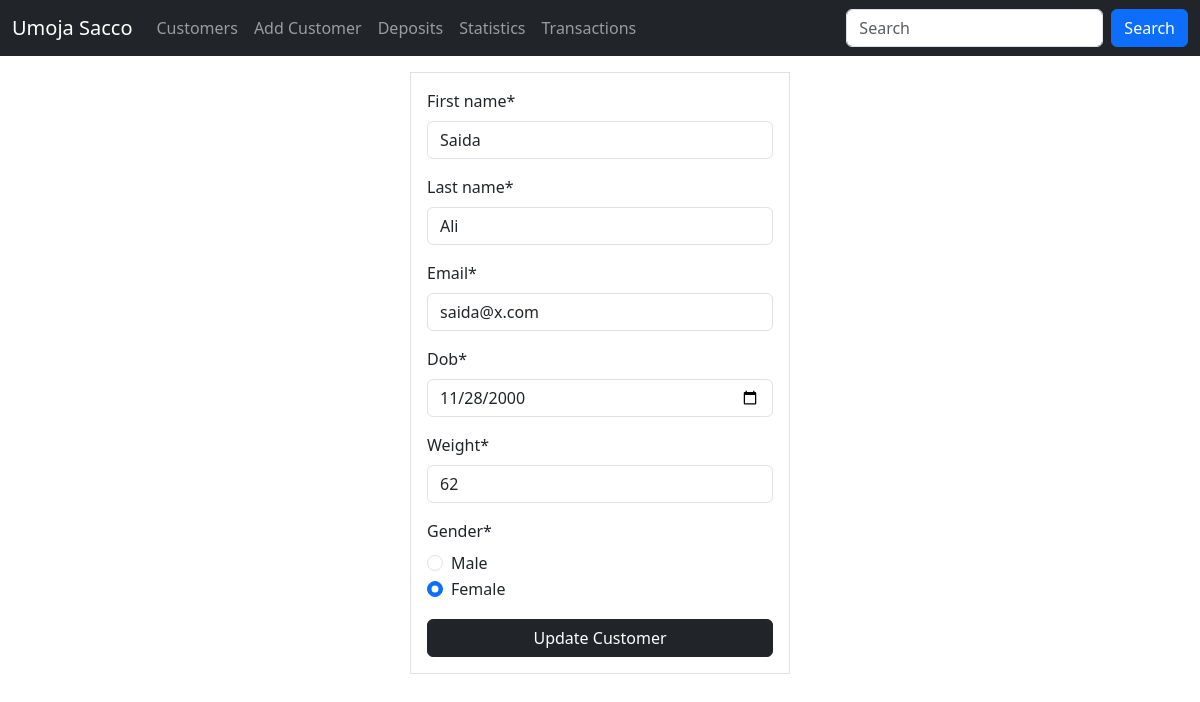
The app's page /customer/update/1 (signed in), older data.
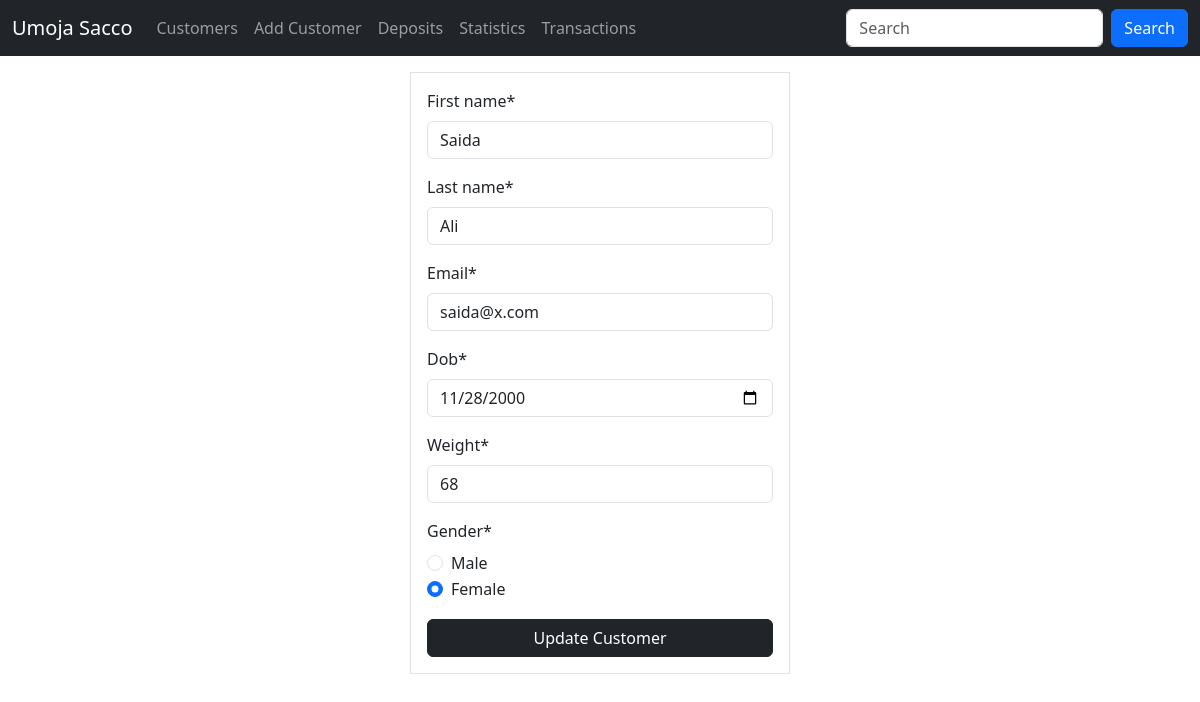
The same page, newer data.
### sacco/models.py (models this page shows, shortened)
class Customer(models.Model):
    first_name = models.CharField(max_length=30)
    last_name = models.CharField(max_length=30)
    email = models.EmailField(unique=True)
    dob = models.DateField()
    gender = models.CharField(max_length=10)
    weight = models.IntegerField(default=0)
    created_at = models.DateTimeField(auto_now_add=True)
    updated_at = models.DateTimeField(auto_now=True)
    class Meta:
        db_table = 'customers'

### sacco/views.py (the view)
# urls.py: path('customer/update/<int:customer_id>', views.update_customer, name='update_customer'),
@login_required
@permission_required("sacco.change_customer", raise_exception=True)
def update_customer(request, customer_id ):
    customer = get_object_or_404(Customer, id=customer_id)
    if request.method == "POST":
        form = CustomerForm(request.POST, instance=customer)
        if form.is_valid():
            form.save()
            return redirect('customers')
    else:
        form = CustomerForm(instance=customer)
    return render(request, 'customer_update_form.html', {"form": form})

### sacco/app_forms.py
class CustomerForm(forms.ModelForm):
    gender = forms.ChoiceField(choices=GENDER_CHOICES, widget=forms.RadioSelect)
    class Meta:
        model = Customer
        fields = ['first_name', 'last_name', 'email', 'dob', 'weight', 'gender']
        widgets = {
            'dob': forms.DateInput(attrs={ 'type': 'date', 'min': '1980-01-01', 'max': '2005-12-31' }),
            'weight': forms.NumberInput(attrs={ 'type': 'number', 'min': '35', 'max': '100' }),
            'gender': forms.Select(choices=GENDER_CHOICES),
        }

### templates/customer_update_form.html (shortened to what this page needs)
{% extends 'master.html' %}
{% load crispy_forms_filters %}
{% block content %}
    <div class="container">
        <div class="row justify-content-center">
            <div class="col-sm-4 border px-3 py-3 mt-3">
                <form action=" " method="post">
                    {{ form | crispy}}
                    <button class="btn btn-dark w-100"> Update Customer</button>
                </form>
            </div>
        </div>
    </div>
{% endblock %}

Row changes from the older to the newer data that the page shows:
changed Customer "Saida": weight "62" → "68"
